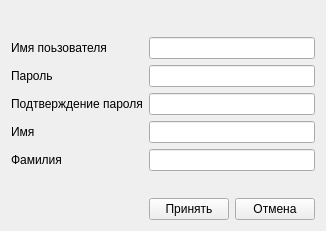
<?xml version="1.0" encoding="UTF-8"?>
<ui version="4.0">
 <class>Form</class>
 <widget class="QWidget" name="Form">
  <property name="geometry">
   <rect>
    <x>0</x>
    <y>0</y>
    <width>304</width>
    <height>231</height>
   </rect>
  </property>
  <property name="windowTitle">
   <string>Свойства папки</string>
  </property>
  <layout class="QFormLayout" name="formLayout">
   <property name="fieldGrowthPolicy">
    <enum>QFormLayout::AllNonFixedFieldsGrow</enum>
   </property>
   <item row="0" column="1">
    <spacer name="verticalSpacer">
     <property name="orientation">
      <enum>Qt::Vertical</enum>
     </property>
     <property name="sizeHint" stdset="0">
      <size>
       <width>20</width>
       <height>25</height>
      </size>
     </property>
    </spacer>
   </item>
   <item row="1" column="0">
    <widget class="QLabel" name="label">
     <property name="text">
      <string>Имя поьзователя</string>
     </property>
    </widget>
   </item>
   <item row="1" column="1">
    <widget class="QLineEdit" name="usernameEdit"/>
   </item>
   <item row="2" column="0">
    <widget class="QLabel" name="label_2">
     <property name="text">
      <string>Пароль</string>
     </property>
    </widget>
   </item>
   <item row="2" column="1">
    <widget class="QLineEdit" name="passwordEdit">
     <property name="echoMode">
      <enum>QLineEdit::Password</enum>
     </property>
    </widget>
   </item>
   <item row="3" column="0">
    <widget class="QLabel" name="label_3">
     <property name="text">
      <string>Подтверждение пароля</string>
     </property>
    </widget>
   </item>
   <item row="3" column="1">
    <widget class="QLineEdit" name="passwordEdit_2">
     <property name="echoMode">
      <enum>QLineEdit::Password</enum>
     </property>
    </widget>
   </item>
   <item row="4" column="0">
    <widget class="QLabel" name="label_5">
     <property name="text">
      <string>Имя</string>
     </property>
    </widget>
   </item>
   <item row="4" column="1">
    <widget class="QLineEdit" name="nameEdit"/>
   </item>
   <item row="5" column="0">
    <widget class="QLabel" name="label_4">
     <property name="text">
      <string>Фамилия</string>
     </property>
    </widget>
   </item>
   <item row="5" column="1">
    <widget class="QLineEdit" name="surnameEdit"/>
   </item>
   <item row="7" column="1">
    <layout class="QHBoxLayout" name="horizontalLayout">
     <item>
      <widget class="QPushButton" name="acceptButton">
       <property name="text">
        <string>Принять</string>
       </property>
      </widget>
     </item>
     <item>
      <widget class="QPushButton" name="declineButton">
       <property name="text">
        <string>Отмена</string>
       </property>
      </widget>
     </item>
    </layout>
   </item>
   <item row="6" column="1">
    <spacer name="verticalSpacer_2">
     <property name="orientation">
      <enum>Qt::Vertical</enum>
     </property>
     <property name="sizeHint" stdset="0">
      <size>
       <width>20</width>
       <height>20</height>
      </size>
     </property>
    </spacer>
   </item>
  </layout>
 </widget>
 <resources/>
 <connections/>
</ui>
